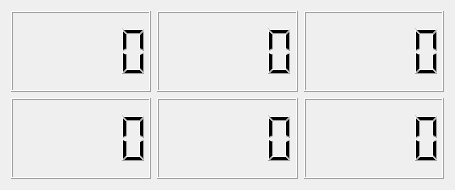
<?xml version="1.0" encoding="UTF-8"?>
<ui version="4.0">
 <class>Dialog</class>
 <widget class="QDialog" name="Dialog">
  <property name="geometry">
   <rect>
    <x>0</x>
    <y>0</y>
    <width>455</width>
    <height>190</height>
   </rect>
  </property>
  <property name="windowTitle">
   <string>Dialog</string>
  </property>
  <layout class="QGridLayout" name="gridLayout">
   <item row="0" column="0">
    <layout class="QVBoxLayout" name="verticalLayout">
     <item>
      <layout class="QHBoxLayout" name="horizontalLayout">
       <item>
        <widget class="QLCDNumber" name="lcdNumber_year"/>
       </item>
       <item>
        <widget class="QLCDNumber" name="lcdNumber_month"/>
       </item>
       <item>
        <widget class="QLCDNumber" name="lcdNumber_date"/>
       </item>
      </layout>
     </item>
     <item>
      <layout class="QHBoxLayout" name="horizontalLayout_2">
       <item>
        <widget class="QLCDNumber" name="lcdNumber_hour"/>
       </item>
       <item>
        <widget class="QLCDNumber" name="lcdNumber_min"/>
       </item>
       <item>
        <widget class="QLCDNumber" name="lcdNumber_sec"/>
       </item>
      </layout>
     </item>
    </layout>
   </item>
  </layout>
 </widget>
 <resources/>
 <connections/>
</ui>
